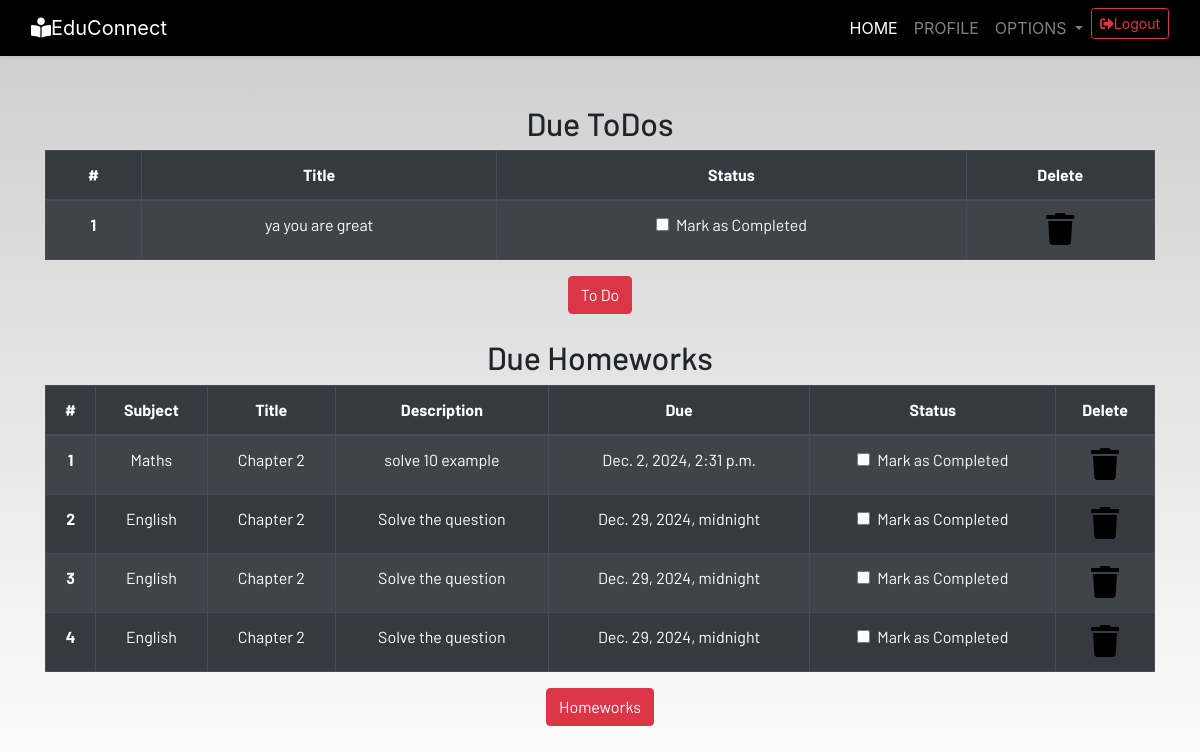
/profile/ (signed in), run on the app's committed database.
### dashboard/models.py (models this page shows, shortened)
class Todo(models.Model):
    user=models.ForeignKey(User,on_delete=models.CASCADE)
    title=models.CharField(max_length=50)
    is_finished=models.BooleanField(default=False)

class HomeWork(models.Model):
    user=models.ForeignKey(User,on_delete=models.CASCADE)
    subject=models.CharField(max_length=50)
    title=models.CharField(max_length=100)
    description=models.TextField()
    due=models.DateTimeField()
    is_finished=models.BooleanField(default=False)

### dashboard/views.py (the view)
# urls.py: path('profile/',views.profile,name='profile'),
@login_required
def profile(request):
    homework=HomeWork.objects.filter(is_finished=False,user=request.user)
    todo=Todo.objects.filter(is_finished=False,user=request.user)
    if len(homework)==0:
        homework_done=True
    else:
        homework_done=False
    if len(todo) ==0:
        todo_done=True
    else:
        todo_done=False
    context={
        'homework':homework,
        'homework_done':homework_done,
        'todo':todo,
        'todo_done':todo_done,
    }
    return render(request,'dashboard/profile.html',context)

### templates/dashboard/profile.html
{% extends 'dashboard/base.html' %} {% load static %}
{% load crispy_forms_tags%}
{% block content %}
<section class="text-center">
    <div class="container">
        {% if not todo_done%}
        <h2>Due ToDos</h2>
        <table class="table table-striped table-bordered table-hover table-dark">
            <thead>
                <tr>
                    <th scope="col">#</th>
                    <th scope="col">Title</th>
                    <th scope="col">Status</th>
                    <th scope="col">Delete</th>
                </tr>
            </thead>
            <tbody>
                {% for to in todo%}
                <tr>
                    <th scope="row">{{forloop.counter}}</th>
                    <td>{{to.title}}</td>
                    <td>
                        <a href="{% url 'update_todo' to.id %}">
                            <div class="form-check">
                                {% if to.is_finished == True %}
                                <input class="form-check-input" type="checkbox" value="" checked>
                                {% else %}
                                <input class="form-check-input" type="checkbox" value="" >
                                {% endif %}
                                <label class="form-check-label text-light" for="flexCheckDefault">
                                    Mark as Completed
                                </label>
                            </div>
                        </a>
                    </td>
                    <td><a href="{% url 'delete_todo' to.id%}"><i class="fa fa-trash fa-2x"></i></a></td>
                </tr>
                {% endfor %}
            </tbody>
        </table>
        {% else %}
        <h3>All To dos are completed!!!!</h3>
        {%endif%}
        <a href="{% url 'todo' %}" class="btn btn-danger">To Do</a>
        <br><br>
        {% if not homework_done %}
        <h2>Due Homeworks</h2>
        <table class="table table-striped table-bordered table-hover table-dark">
            <thead>
                <tr>
                    <th scope="col">#</th>
                    <th scope="col">Subject</th>
                    <th scope="col">Title</th>
                    <th scope="col">Description</th>
                    <th scope="col">Due</th>
                    <th scope="col">Status</th>
                    <th scope="col">Delete</th>
                </tr>
            </thead>
            <tbody>
                {% for home in homework %}
                <tr>
                    <th scope="row">{{forloop.counter}}</th>
                    <td>{{home.subject}}</td>
                    <td>{{home.title}}</td>
                    <td>{{home.description}}</td>
                    <td>{{home.due}}</td>
                    <td>
                        <a href="{% url 'update_homework' home.id %}">
                            <div class="form-check">
                                {% if home.is_finished == True%}
                                <input class="form-check-input" type="checkbox" value="" checked>
                                {% else%}
                                <input class="form-check-input" type="checkbox" value="">
                                {% endif %}
                                <label class="form-check-label text-light" for="flexCheckDefault">
                                    Mark as Completed
                                </label>
                            </div>
                        </a>
                    </td>
                    <td><a href="{% url 'delete_homework' home.id%}"><i class="fa fa-trash fa-2x"></i></a></td>
                </tr>
                {% endfor %}
            </tbody>
        </table>
        {% else %}
        <h3>All To homeworks are completed!!!!</h3>
        {% endif %}
        <a href="{% url 'homework' %}" class="btn btn-danger">Homeworks</a>
    </div>
</section>
{% endblock content %}

### static/css/main.css (style rules this page uses)
html { scroll-behavior: smooth; height: 100%; width: 100%; }
a { text-decoration: none !important; color: black; }
html, body { max-width: 100%; overflow-x: hidden; height: 100%; width: 100%; }
body { background: linear-gradient(rgba(0, 0, 0, 0.2), rgba(255, 255, 255, 0.5)); overflow-x: hidden; background-repeat: no-repeat; }
.fa { color: black; }

### data on the page
Todo: title "ya you are great"
HomeWork: subject "Maths", title "Chapter 2", description "solve 10 example", due "Dec. 2, 2024, 2:31 p.m."
HomeWork: subject "English", title "Chapter 2", description "Solve the question", due "Dec. 29, 2024, midnight"
HomeWork: subject "English", title "Chapter 2", description "Solve the question", due "Dec. 29, 2024, midnight"
HomeWork: subject "English", title "Chapter 2", description "Solve the question", due "Dec. 29, 2024, midnight"
